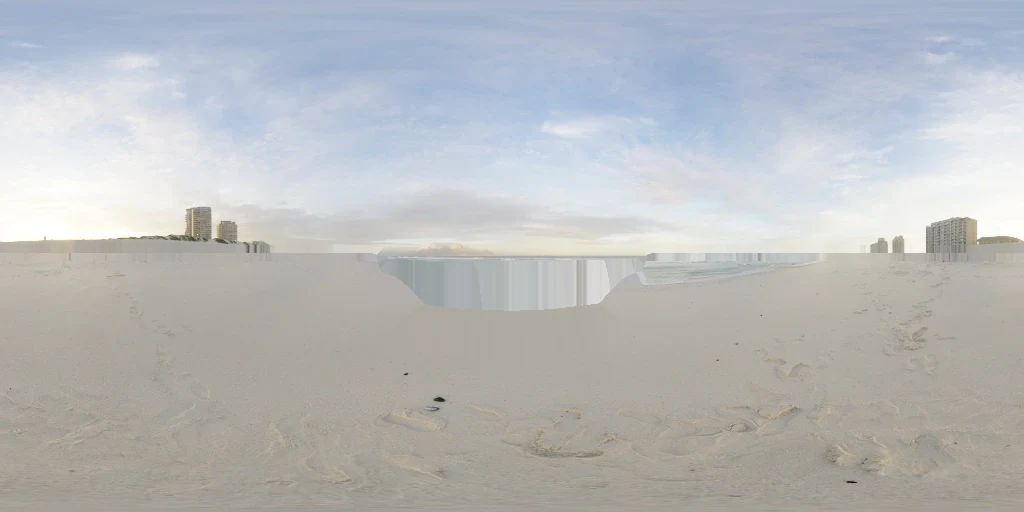
#> input picture dlc/world-window/assets/coast-back.webp, 1024 x 512 px, given in place of lake.webp, which was not available
$ python make-backplates.py
#> lines starting #> are read from the running program, lines starting #| are printed output that depends on the picture; after the words box and inside, x2 and y2 are one past the last pixel; in counts of white or black regions, pixels touching at a corner belong together
"""Extend the far side of depth discontinuities for small disocclusions."""
from pathlib import Path
import numpy as np
from PIL import Image
from scipy import ndimage

assets = Path(__file__).resolve().parents[1] / 'assets'
for name in ('lake', 'venice', 'meadow', 'coast'):
    photo = Image.open(assets / f'{name}.webp').convert('RGB')
#> photo is the input picture: PIL image 1024x512 RGB; mean R, G, B 184.5, 186.7, 188
    photo.thumbnail((1536, 768))
    rgb = np.array(photo)
    depth = np.asarray(Image.open(assets / f'{name}-depth.png')
                       .getchannel('G').resize(photo.size), dtype=float)
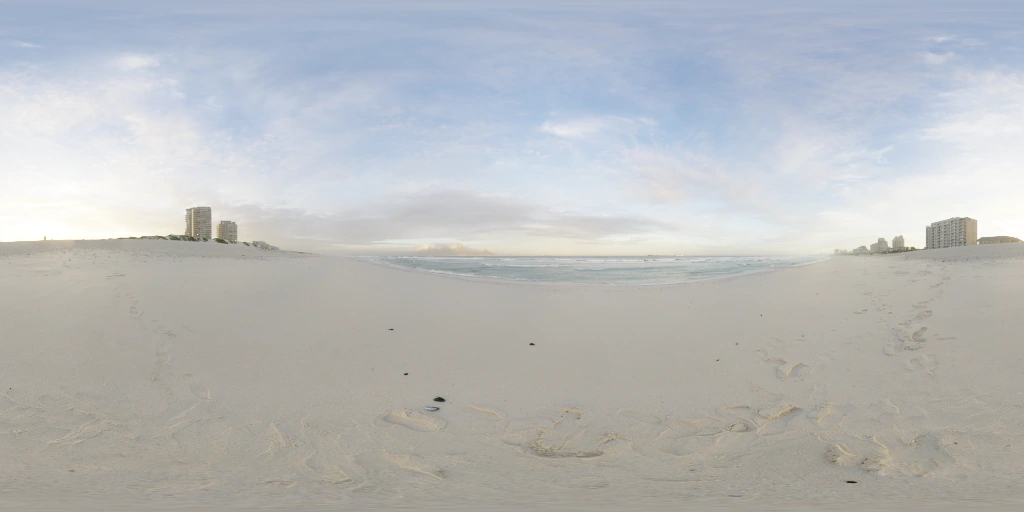
#> input picture dlc/world-window/assets/coast.webp, 1024 x 512 px, given in place of lake-depth.png, which was not available
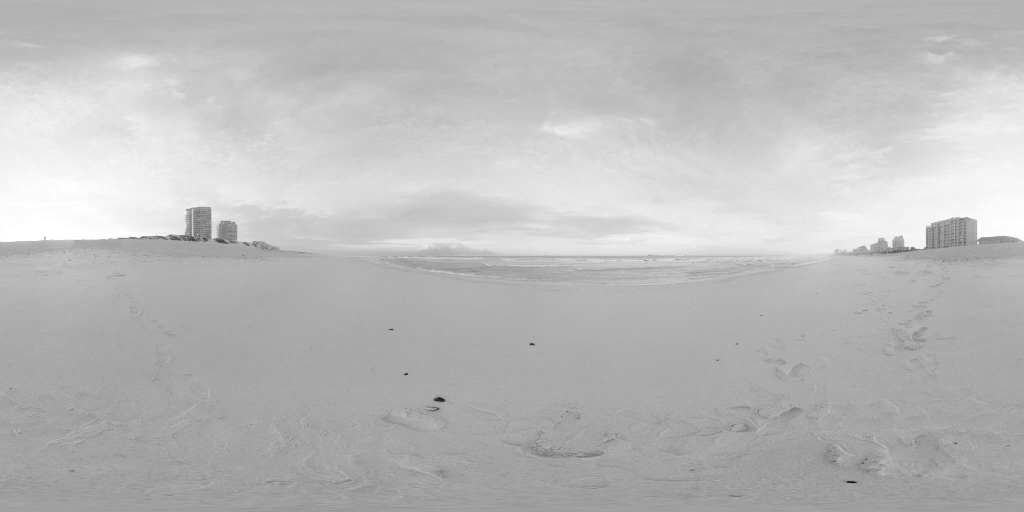
#> depth: shape (512, 1024) float64; min 17, max 255, mean 186.4
    # At a silhouette, copy only from the farther side of the edge.
    radius = max(4, photo.width // 70)
#> radius = 14
    far = ndimage.minimum_filter(depth, size=2 * radius + 1)
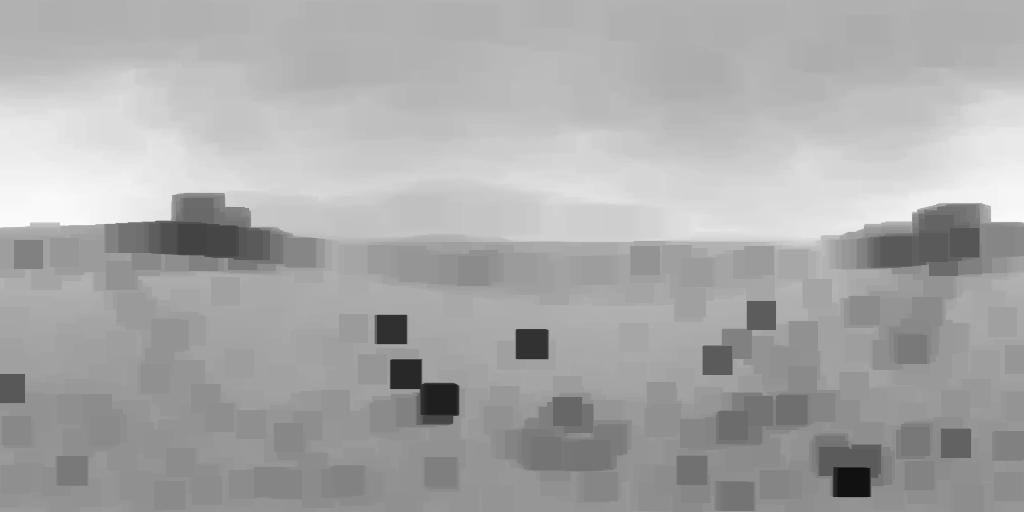
#> far: shape (512, 1024) float64; min 17, max 251, mean 169
    hidden = depth > far + 12
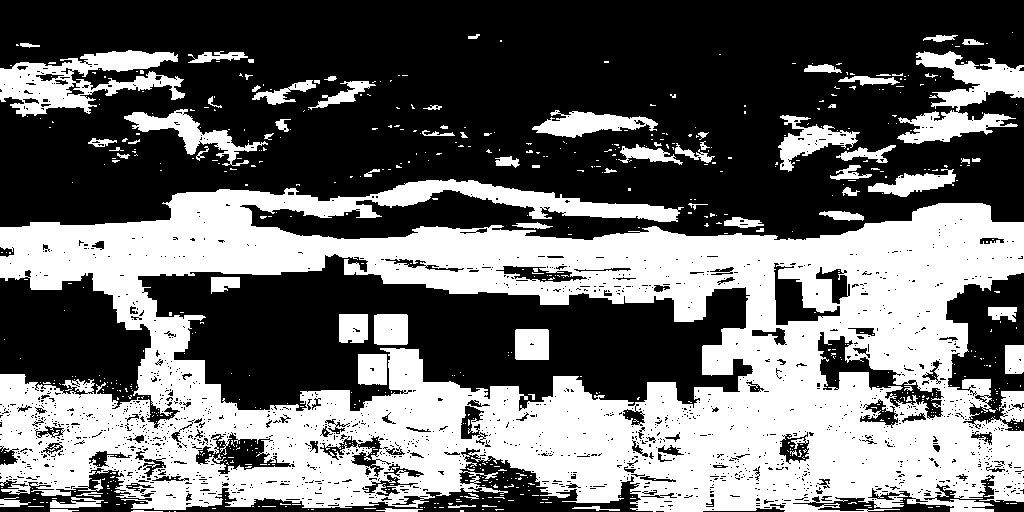
#> hidden: shape (512, 1024) bool; 41.9% white; 696 white regions (620 under 20 px), largest, box (x1, y1, x2, y2) and area: (0, 179, 1024, 512) 187746, (0, 50, 185, 117) 5807, (897, 51, 1024, 144) 5084
    _, indices = ndimage.distance_transform_edt(hidden, return_indices=True)
    rgb[hidden] = rgb[indices[0][hidden], indices[1][hidden]]
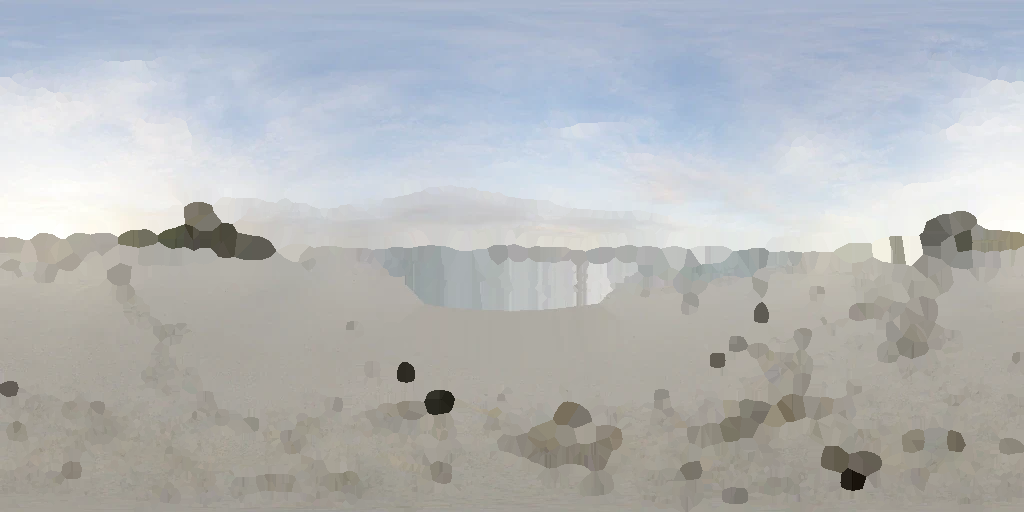
#> rgb: shape (512, 1024, 3); mean R, G, B 180.1, 182.5, 183.9
#> (the run stopped early here; a loop or call above may not have finished)
